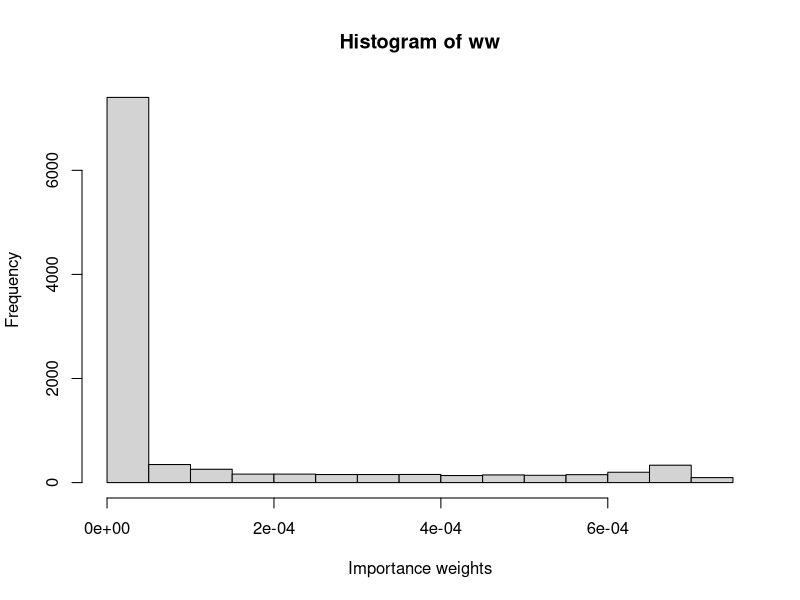
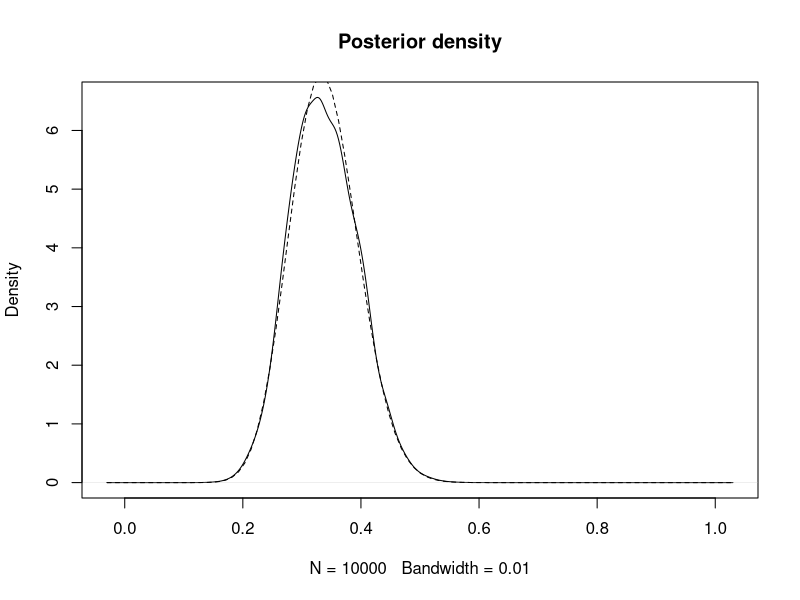
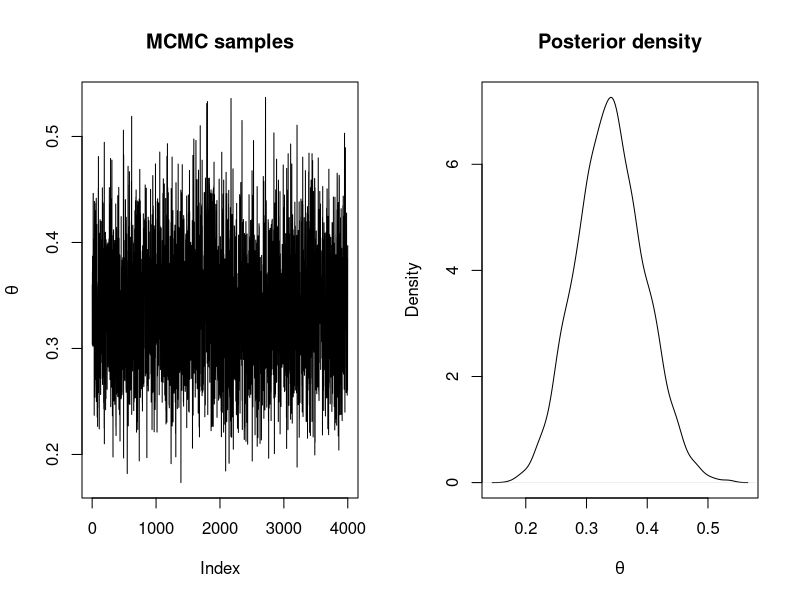
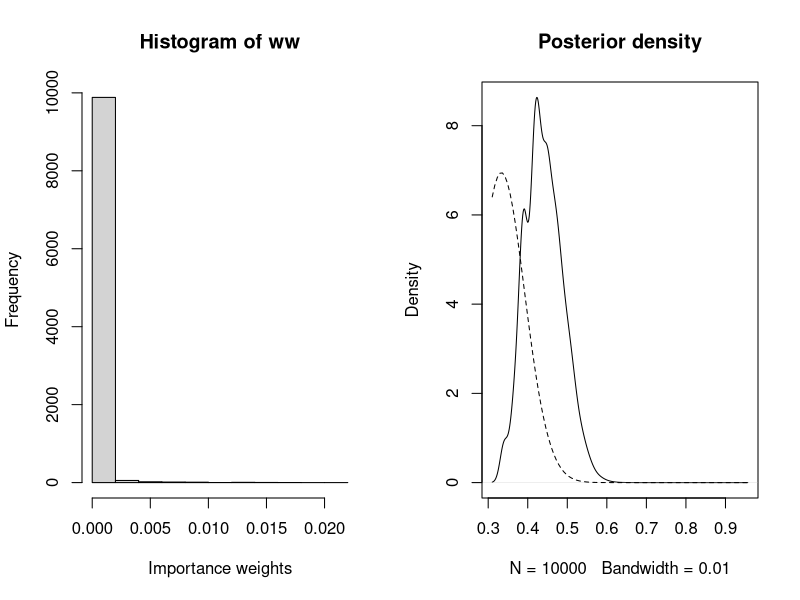
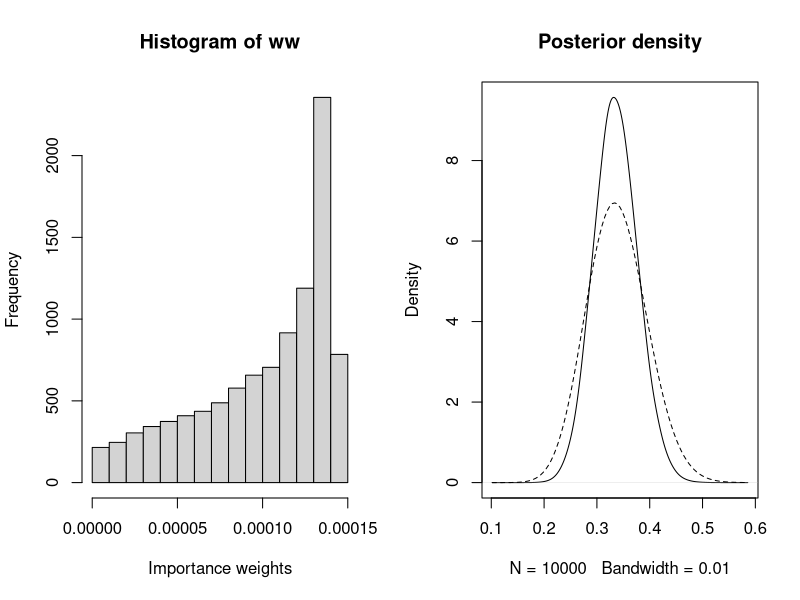
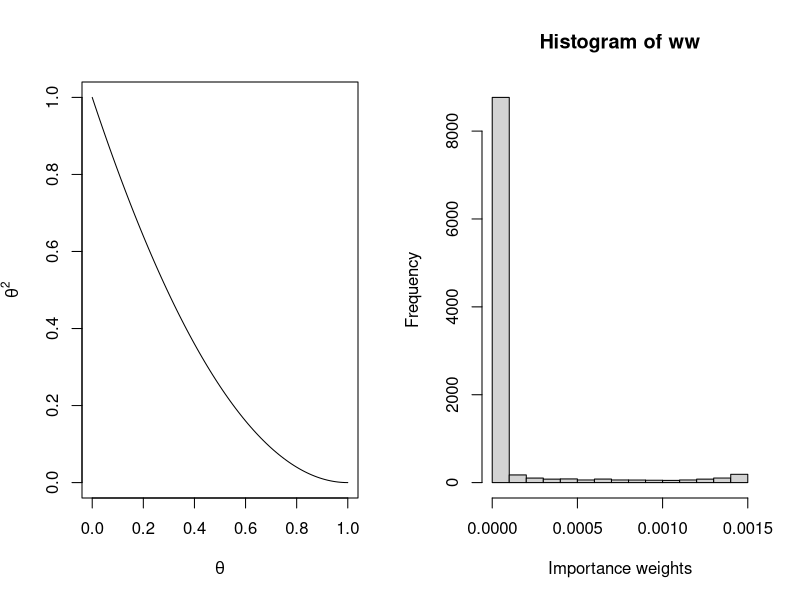
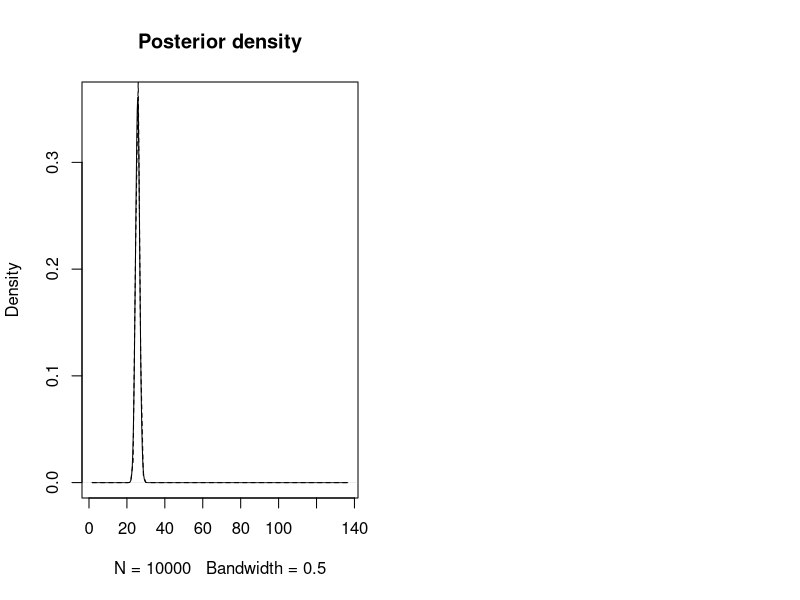
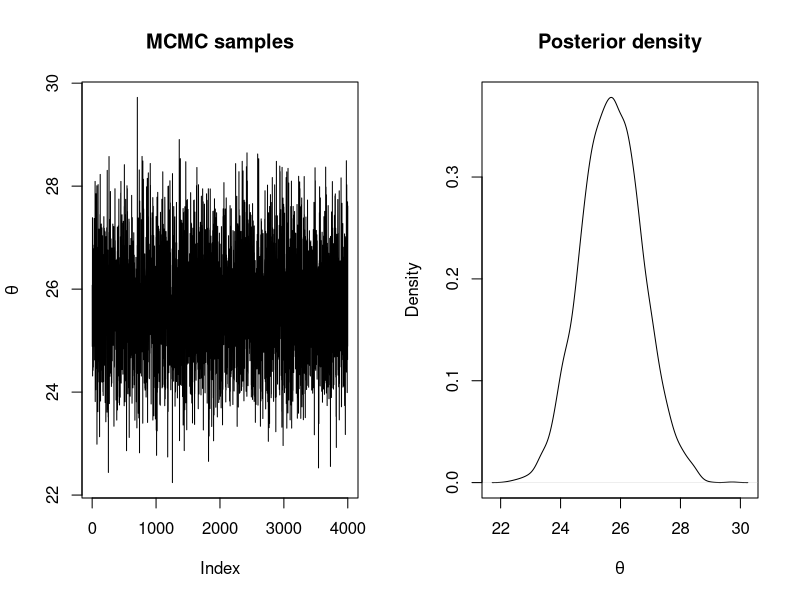

These figures' R source, in order:
## ---- chunk 1
data <- data.frame(MMs = c(20, 22, 24), red = c(5, 8, 9))
## ---- chunk 2
n_simulations <- 10000
set.seed(12)
theta_sim <- runif(n_simulations)
## ---- chunk 3
# Log-Likelihood (for each value of theta_sim)
loglik_binom <- sapply(theta_sim, function(THETA) {
  sum(dbinom(data$red, data$MMs, THETA, log = TRUE))
})

# Log-weights: log-lik + log-prior - log-sampling_ditr
log_ww <- loglik_binom + dbeta(theta_sim, 1, 1, log = TRUE) - log(1)

# Re-scale weights to sum up to one
log_ww <- log_ww - max(log_ww)
ww <- exp(log_ww)
ww <- ww / sum(ww)

## ---- chunk 4
hist(ww, xlab = "Importance weights")
## ---- chunk 5
# Posterior mean
post_mean <- sum(theta_sim * ww)
post_mean 

# Posterior variance
post_var <- sum(theta_sim^2 * ww)- post_mean^2
post_var
## ---- chunk 6
plot(density(theta_sim, weights = ww, bw = 0.01), main = "Posterior density")
curve(dbeta(x, sum(data$red) + 1, sum(data$MMs) -sum(data$red) + 1), lty = 2, add = TRUE)
## ---- chunk 7
#Proposal distribution: sampling
rq <- function() {
  runif(1)
}

#Proposal distribution: log-density
logdq <- function(x) {
  dunif(x, log = TRUE)
}

#Prior distribution: Beta(1, 1)
logprior <- function(theta) {
  dbeta(theta, 1, 1, log = TRUE)
}

#Log-Likelihood
loglik <- function(y, theta, N) {
   res <- sum(dbinom(y, N, theta, log = TRUE)) 
}
## ---- chunk 8
#Number of iterations
n.iter <- 40500

#Simulations of the parameter
theta <- rep(NA, n.iter)

#Initial value
theta[1] <- 0.5

#Data
y <- data$red
N <- data$MMs

for(i in 2:n.iter) {
  new.theta <- rq()

  #Log-Acceptance probability
  logacc.prob <- loglik(y, new.theta, N) + logprior(new.theta) + logdq(theta[i - 1])
  logacc.prob <- logacc.prob - loglik(y, theta[i - 1], N) - logprior(theta[i - 1]) - 
    logdq(new.theta)
  logacc.prob <- min(0, logacc.prob) # Note that 0 = log(1)

  if(log(runif(1)) < logacc.prob) {
    #Accept
    theta[i] <- new.theta
  } else {
    #Reject
    theta[i] <- theta[i - 1]
  }
}
## ---- chunk 9
#Remove burn-in
theta <- theta[-c(1:500)]

#Thinning
theta <- theta[seq(1, length(theta), by = 10)]

#Summary statistics
summary(theta)

par(mfrow = c(1, 2))
plot(theta, type = "l", main = "MCMC samples", ylab = expression(theta))
plot(density(theta), main = "Posterior density", xlab = expression(theta))
## ---- chunk 10
ESS <- function(w){
  (sum(ww)^2)/sum(ww^2)
}
ESS(ww)
n_simulations
## ---- chunk 11
n_simulations <- 10000
set.seed(12)
theta_sim <- rbeta(n_simulations,20,10)
loglik_binom <- sapply(theta_sim, function(THETA) {
  sum(dbinom(data$red, data$MMs, THETA, log = TRUE))
})
log_ww <- loglik_binom + dbeta(theta_sim, 1, 1, log = TRUE) - log(1)
log_ww <- log_ww - max(log_ww)
ww <- exp(log_ww)
ww <- ww / sum(ww)
## ---- chunk 12
hist(ww, xlab = "Importance weights")
## ---- chunk 13
post_mean <- sum(theta_sim * ww)
post_mean
post_var <- sum(theta_sim^2 * ww)- post_mean^2
post_var
## ---- chunk 14
plot(density(theta_sim, weights = ww, bw = 0.01), main = "Posterior density")
curve(dbeta(x, sum(data$red) + 1, sum(data$MMs) -sum(data$red) + 1), lty = 2, add = TRUE)
## ---- chunk 15
ESS(ww)
n_simulations
## ---- chunk 16
n_simulations <- 10000
set.seed(12)
theta_sim <- rbeta(n_simulations, sum(data$red) + 1, sum(data$MMs) -sum(data$red) + 1)
loglik_binom <- sapply(theta_sim, function(THETA) {
  sum(dbinom(data$red, data$MMs, THETA, log = TRUE))
})
log_ww <- loglik_binom + dbeta(theta_sim, 1, 1, log = TRUE) - log(1)
log_ww <- log_ww - max(log_ww)
ww <- exp(log_ww)
ww <- ww / sum(ww)
## ---- chunk 17
hist(ww, xlab = "Importance weights")
## ---- chunk 18
post_mean <- sum(theta_sim * ww)
post_mean
post_var <- sum(theta_sim^2 * ww)- post_mean^2
post_var
## ---- chunk 19
plot(density(theta_sim, weights = ww, bw = 0.01), main = "Posterior density")
curve(dbeta(x, sum(data$red) + 1, sum(data$MMs) -sum(data$red) + 1), lty = 2, add = TRUE)
## ---- chunk 20
ESS(ww)
n_simulations
## ---- chunk 21
xx <- seq(0, 1, by = 0.01)
plot(xx, (1 - xx)^2, type = "l", xlab = expression(theta),
  ylab = expression(theta^2))
## ---- chunk 22
data <- data.frame(Us = c(25, 29, 27, 27, 25, 27, 22, 26, 27, 29, 23, 28, 25,
  24, 22, 25, 23, 29, 23, 28, 21, 29, 28, 23, 28))
y <- data$Us
## ---- chunk 23
n_simulations <- 10000
set.seed(1)
theta_sim <- rlnorm(n_simulations, 3, 0.5)
## ---- chunk 24
# Log-Likelihood (for each value of theta_sim)
loglik_pois <- sapply(theta_sim, function(THETA) {
  sum(dpois(data$Us, THETA, log = TRUE))
})

# Log-weights: log-lik + log-prior - log-sampling_ditr
log_ww <- loglik_pois + dgamma(theta_sim, 0.01, 0.01, log = TRUE) - dlnorm(theta_sim, 3, 0.5)

# Re-scale weights to sum up to one
log_ww <- log_ww - max(log_ww)
ww <- exp(log_ww)
ww <- ww / sum(ww)

## ---- chunk 25
hist(ww, xlab = "Importance weights")
## ---- chunk 26
# Posterior mean
post_mean <- sum(theta_sim * ww)
post_mean

# Posterior variance
post_var <- sum(theta_sim^2 * ww)- post_mean^2
post_var
## ---- chunk 27
plot(density(theta_sim, weights = ww, bw = 0.5) , main = "Posterior density")
curve(dgamma(x, sum(data$Us) + 0.01, length(data$Us) + 0.01), lty = 2, add = TRUE)
## ---- chunk 28
#Proposal distribution: sampling
rq <- function(theta) {
  rlnorm(1, meanlog = log(theta), sdlog = sqrt(1 / 100))
}

#Proposal distribution: log-density
logdq <- function(new.theta, theta) {
  dlnorm(new.theta, meanlog = log(theta), sdlog = sqrt(1 / 100), log = TRUE)
}

#Prior distribution: Ga(0.01, 0.01)
logprior <- function(theta) {
  dgamma(theta, 0.01, 0.01, log = TRUE)
}

#LogLikelihood
loglik <- function(y, theta) {
   res <- sum(dpois(y, theta, log = TRUE)) 
}
## ---- chunk 29
#Number of iterations
n.iter <- 40500

#Simulations of the parameter
theta <- rep(NA, n.iter)

#Initial value
theta[1] <- 30

for(i in 2:n.iter) {
  new.theta <- rq(theta[i - 1])
  
  #Log-Acceptance probability
  logacc.prob <- loglik(y, new.theta) + logprior(new.theta) +
    logdq(theta[i - 1], new.theta)
  logacc.prob <- logacc.prob - loglik(y, theta[i - 1]) - logprior(theta[i - 1]) - 
    logdq(new.theta, theta[i - 1])
  logacc.prob <- min(0, logacc.prob)#0 = log(1)
  
  if(log(runif(1)) < logacc.prob) {
    #Accept
    theta[i] <- new.theta
  } else {
    #Reject
    theta[i] <- theta[i - 1]
  }
}
## ---- chunk 30
#Remove burn-in
theta <- theta[-c(1:500)]

#Thinning
theta <- theta[seq(1, length(theta), by = 10)]

#Summary statistics
summary(theta)

par(mfrow = c(1, 2))
plot(theta, type = "l", main = "MCMC samples", ylab = expression(theta))
plot(density(theta), main = "Posterior density", xlab = expression(theta))
## ---- chunk 31
ESS(ww)
n_simulations
## ---- chunk 32
n_simulations <- 10000
set.seed(12)
theta_sim <- rgamma(n_simulations,5,0.1)
loglik_pois <- sapply(theta_sim, function(THETA) {
  sum(dpois(data$Us, THETA, log = TRUE))
})
log_ww <- loglik_pois + dgamma(theta_sim, 0.01, 0.01, log = TRUE) - dlnorm(theta_sim, 3, 0.5)
log_ww <- log_ww - max(log_ww)
ww <- exp(log_ww)
ww <- ww / sum(ww)
## ---- chunk 33
hist(ww, xlab = "Importance weights")
## ---- chunk 34
post_mean <- sum(theta_sim * ww)
post_mean
post_var <- sum(theta_sim^2 * ww)- post_mean^2
post_var
## ---- chunk 35
plot(density(theta_sim, weights = ww, bw = 0.5), main = "Posterior density")
curve(dgamma(x, sum(data$Us) + 0.01, length(data$Us) + 0.01), lty = 2, add = TRUE)
## ---- chunk 36
ESS(ww)
n_simulations
## ---- chunk 37
n_simulations <- 10000
set.seed(12)
theta_sim <- rgamma(n_simulations, sum(data$Us) + 0.01, length(data$Us) + 0.01)
loglik_pois <- sapply(theta_sim, function(THETA) {
  sum(dpois(data$Us, THETA, log = TRUE))
})
log_ww <- loglik_pois + dgamma(theta_sim, 0.01, 0.01, log = TRUE) - dlnorm(theta_sim, 3, 0.5)
log_ww <- log_ww - max(log_ww)
ww <- exp(log_ww)
ww <- ww / sum(ww)
## ---- chunk 38
hist(ww, xlab = "Importance weights")
## ---- chunk 39
post_mean <- sum(theta_sim * ww)
post_mean
post_var <- sum(theta_sim^2 * ww)- post_mean^2
post_var
## ---- chunk 40
plot(density(theta_sim, weights = ww, bw = 0.5) , main = "Posterior density")
curve(dgamma(x, sum(data$Us) + 0.01, length(data$Us) + 0.01), lty = 2, add = TRUE)
## ---- chunk 41
ESS(ww)
n_simulations
## ---- chunk 42
xx <- seq(0, 1000, by = 1)
plot(xx, dlnorm(xx, 4, 1), type = "l")
